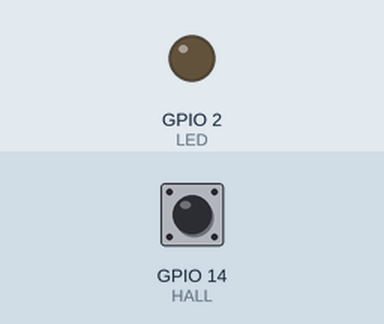
This program was run on a simulated Raspberry Pi (BCM pin numbers). On the bench: output pins drawn as LEDs (lit = HIGH). Dashed ring = blinking. The inputs (shaded band) are chosen by the test bench; at power-on: GPIO 14 (HALL) HIGH.

Above: at 1.2 s.
1.3 s: GPIO 14 (HALL) pulsed LOW 5 times (0.12 s each, 0.3 s apart)
At 1.75 s:
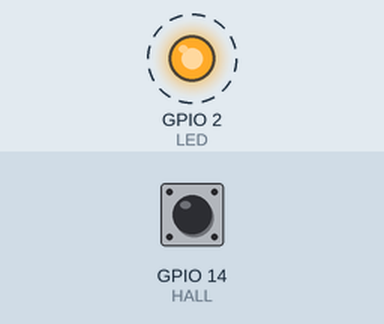
4.3 s: GPIO 14 (HALL) driven LOW
At 4.7 s:
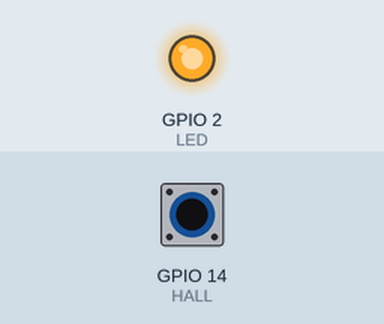
5.8 s: GPIO 14 (HALL) driven HIGH
At 7.1 s:
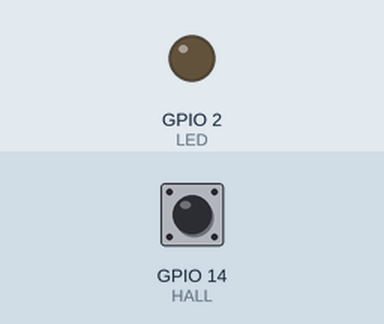
Timing chart, 0 to 8.8 s (numbered marks = the images above; inputs shaded):
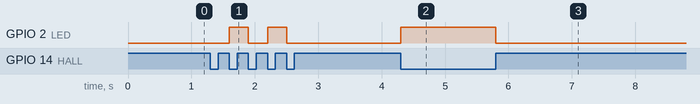

The program:

gpio_hello_world.py
```python
# gpio_hello_world.py
# Written by William Kraft on 7/5/2021
#
# Basic program to demonstrate RPi GPIO interfaces with LED and Hall Effect Switch circuits
# 	LED is wired to GPIO2 pin on RPi
#	Hall Effect Switch Module is wired to GPIO14 on RPi
# Software will toggle LED state on rising & falling edges of Hall Effect input signal
# 	Output LED should match state with LED on Hall mdoule

import RPi.GPIO as GPIO
import time

# GPIO Wirings
HALL = 14
LED = 2

# Configure GPIO pin# vs board pin# setting
GPIO.setmode(GPIO.BCM)
#GPIO.setmode(GPIO.BOARD)

# Setup GPIOs
GPIO.setup(LED,GPIO.OUT)
GPIO.setup(HALL, GPIO.IN, pull_up_down=GPIO.PUD_UP)

# Toggle LED when called
# Set initial state to False (off) during init
def toggleLED():
	toggleLED.state = not toggleLED.state
	GPIO.output(LED,toggleLED.state)
toggleLED.state = True

# Function called when GPIO in event is triggered
# Setup to run on both edges of input signal
def hallInputEvent(null):
	# Just toggle LED for now
	toggleLED()

# Add hall Effevt function to event trigger
# Can use GPIO.FALLING, GPIO.RISING, or GPIO.BOTH
GPIO.add_event_detect(HALL, GPIO.BOTH, callback=hallInputEvent, bouncetime=200)


# main loop
try:
	while True:
		time.sleep(1)
# Cleanup after the program is finished
except KeyboardInterrupt:
	GPIO.cleanup()
```

Measured:
- after the input at 1.3 s, GPIO 2 (LED): alternates HIGH for 0.30 s and LOW for 0.30 s, 4 changes in all, then stays LOW, starting after 0.30 s
- after the input at 4.3 s, GPIO 2 (LED): LOW → HIGH at once
- after the input at 5.8 s, GPIO 2 (LED): HIGH → LOW at once
